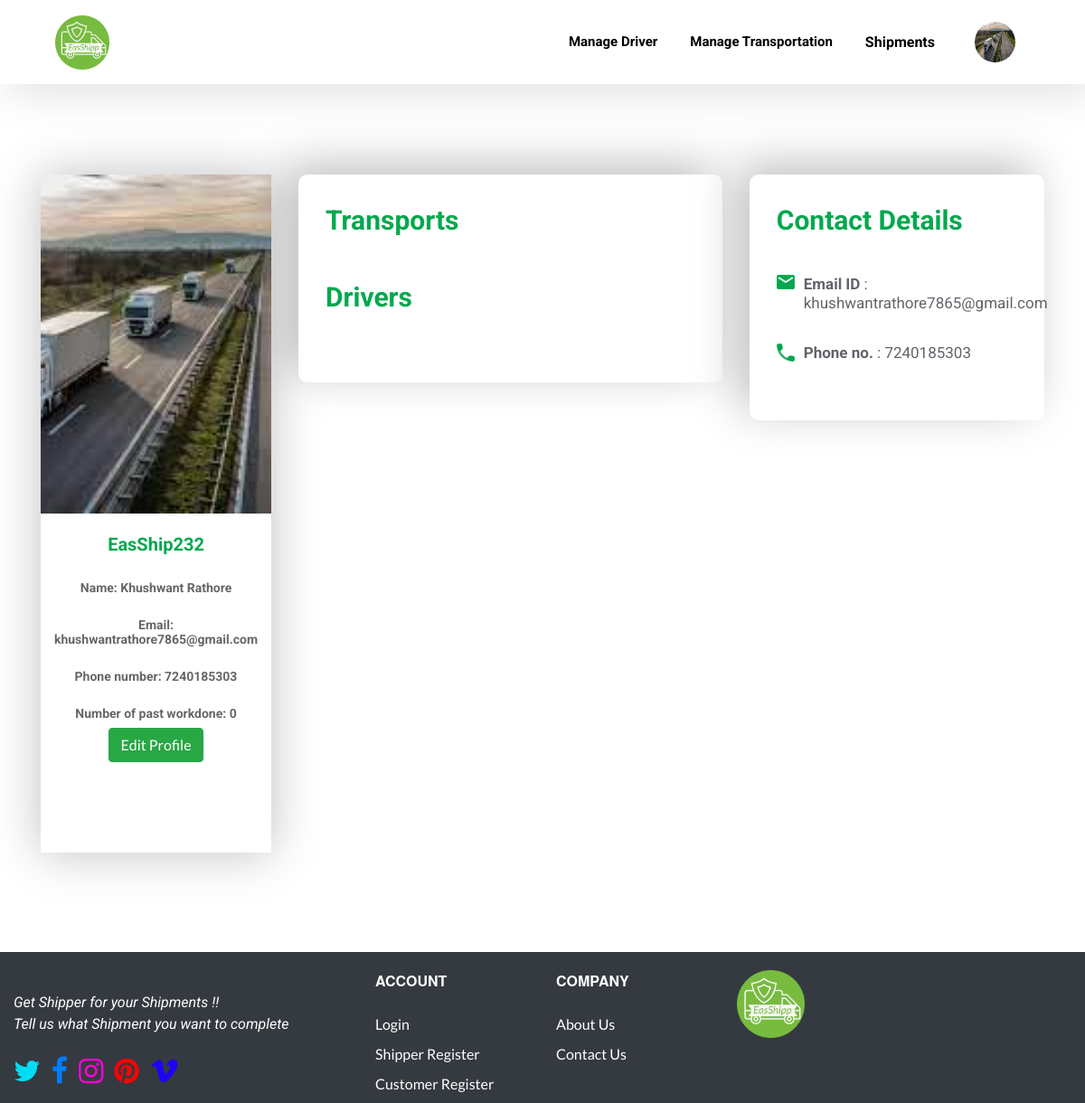
Screenshot of /partner_company/viewprofile/ (signed in) with the database file from the repository.
### PatnerCompany/models.py (models this page shows, shortened)
class Comp_profile(models.Model):
    comp = models.ForeignKey(patnerComp, on_delete=models.CASCADE)
    phone_regex = RegexValidator(regex=r'^\+?1?\d{9,15}$',
                                 message="Please enter valid phone number. Correct format is 91XXXXXXXX")
    phone = models.CharField(validators=[phone_regex], max_length=20, blank=True)
    company_type = models.CharField(max_length=250, blank=True, )
    company_name = models.CharField(max_length=250, blank=True, )
    company_logo = models.ImageField(blank=True, )

class patnerComp(models.Model):
    user = models.ForeignKey(User_custom, on_delete=models.CASCADE)
    created_on = models.DateTimeField(auto_now_add=True)
    is_email_verified = models.BooleanField(default=False)

### User/models.py (models this page shows)
class User_custom(AbstractUser, PermissionsMixin):
    email = models.EmailField(unique=True)
    user_name = models.CharField(max_length=150, unique=True)
    password = models.CharField(max_length=32)
    confirmpass = models.CharField(max_length=32, blank=True)
    is_company = models.BooleanField(default=False)
    is_customer = models.BooleanField(default=False)
    is_active = models.BooleanField(default=False)
    first_login = models.BooleanField(default=False)
    is_superuser = models.BooleanField(default=False)
    objects = CustomAccountManager()
    USERNAME_FIELD = 'user_name'
    REQUIRED_FIELDS = ['email']
    def __str__(self):
        return self.user_name

### PatnerCompany/views.py (the view)
# urls.py: path('viewprofile/', ProfileView, name='profile'),
@login_required(login_url='/')
def ProfileView(request):
        u = request.user
        c = patnerComp.objects.get(user=u)
        try:
            profile = Comp_profile.objects.get(comp=c)
        except Comp_profile.DoesNotExist:
            profile = None
        try:
            address = Comp_address.objects.get(comp=c)
        except Comp_address.DoesNotExist:
            address = None
        try:
            truck = comp_Transport.objects.filter(comp=c)
        except comp_Transport.DoesNotExist:
            truck = None
        try:
            driver = comp_drivers.objects.filter(comp=c)
        except comp_drivers.DoesNotExist:
            driver = None
        try:
            present_work = comp_PresentWork.objects.filter(comp=c)
        except comp_PresentWork.DoesNotExist:
            present_work = None
        try:
            past_work = comp_PastWork.objects.filter(comp=c)
        except comp_PastWork.DoesNotExist:
            past_work = None
        n= len(past_work)
        return render(request, 'partner_company/skills.html', {
            'c':c,
            "user": u,
            "profile": profile,
            "address": address,
            "present_work": present_work,
            "past_work": past_work,
            "truck": truck,
            "driver": driver,
            'n':n
        })

### templates/partner_company/skills.html (shortened to what this page needs)
{% load static %}
<!doctype html>
<html lang="en">
<head>
    <link rel="stylesheet" href="https://maxcdn.bootstrapcdn.com/bootstrap/4.0.0/css/bootstrap.min.css">
    <link rel="stylesheet" type="text/css" href=" {% static 'css/style_skills.css' %}">
	<link rel="stylesheet" href="https://cdnjs.cloudflare.com/ajax/libs/font-awesome/4.7.0/css/font-awesome.css"/>
  </head>
  <body>
	<header>
		<div class="container">
			<div class="row">
				<div class="col-md-12 col-12">
					<div class="top-navbar">
						<nav class="navbar navbar-expand-lg ">
  <a class="" href="{% url 'partner_company:partner_company_home' %}"><img src="{% static 'images/green.png' %} " width="60" height="60"></a>
  <div class="collapse navbar-collapse" id="navbarSupportedContent">
	<ul class="navbar-nav ml-auto">
	  <li class="nav-item">
          <a class="nav-link" href="{% url 'partner_company:ManageDriver' %}"><b>Manage Driver</b></a>
      </li>
        <li class="nav-item">
            <a class="nav-link" href="{% url 'partner_company:ManageTruck' %}"><b>Manage Transportation</b></a>
      </li>
        <li class="nav-item">
            <div class="dropdown"><button class="dropbtn nav-link" style="color:black;"><b>Shipments</b></button>
            </div></li>
         <li class="nav-item">
<div class="dropdown">
  <button class="dropbtn">{% if profile.company_logo %}<img src="{{profile.company_logo.url}}">{% else %}<img src="{% static 'images/profile/avatar.png' %}">{% endif %}</button>
</div>
         </li>
	 </ul>
  </div>
</nav>
					</div>
				</div>
			</div>
		</div>
	</header>
<section class="job-portal">
	<div class="container">
		<div class="row">
			<div class="col-md-3 col-12">
				<div class="job-left">
						<img src={{profile.company_logo.url}}>
					<div class="job-left-desc">
							<h2>{{profile.company_name }}</h2>
                            <h5>Name:
                            <span>{{c.user.first_name}} {{c.user.last_name}}</span>
                                    </h5>
								<h5>Email:
                            <span>{{c.user}}</span>
                                    </h5>
						 <h5>Phone number:
                            <span>{{profile.phone}}</span>
                                    </h5>
                            <h5>Number of past workdone:
                            <span>{{n}}</span>
                                    </h5>
							<a type="button" class="btn btn-success" href="{% url 'partner_company:ProfileEdit' %}">Edit Profile</a></div>
						</div>
			</div>
			<div class="col-md-9 col-12">
				<div class="row">
						<div class="col-md-7 col-12">
							<div class="skills-left">
								<h3>Transports</h3>
								<div class="skill-list">
								</div>
								<h3>Drivers</h3>
								<div class="skill-list second">
								</div>
							</div>
						</div>
						<div class="col-md-5 col-12">
							<div class="skills-right">
							  <h3>Contact Details</h3>
								<p><img src=" {% static 'images/mail.png' %}"> <span><b>Email ID</b> : {{user.email}}</span></p>
								<p><img src="{% static 'images/phone.png' %}"> <span><b>Phone no.</b> : {{profile.phone}}</span></p>
							</div>
						</div>
				</div>
</div>
</div>
</div>
</section>
<footer class="bg-dark " style="margin-top: 10px;">
                <div class="container" style="    max-inline-size: inherit;padding-top: 20px;">
                    <div class="row">
                        <div class="col-lg-4 col-md-6 mb-4 mb-lg-0"><img src="/static/images/" style=" " alt="" width="50" class="mb-3">
                            <p class="font-italic" style="color: white;">Get Shipper for your Shipments !!<br> Tell us what Shipment you want to complete</p>
                            <ul class="list-inline mt-4">
                                <li class="list-inline-item"><a href="#" target="_blank" title="twitter"><i style="font-size: xx-large;    color: #00ddf3;" class="fa fa-twitter"></i></a></li>
                                <li class="list-inline-item"><a href="#" target="_blank" title="facebook"><i style="font-size: xx-large;color: #007eff;" class="fa fa-facebook"></i></a></li>
                                <li class="list-inline-item"><a href="#" target="_blank" title="instagram"><i style="font-size: xx-large;color: #f704d9;" class="fa fa-instagram"></i></a></li>
                                <li class="list-inline-item"><a href="#" target="_blank" title="pinterest"><i style="font-size: xx-large;color: #f70404;" class="fa fa-pinterest"></i></a></li>
                                <li class="list-inline-item"><a href="#" target="_blank" title="vimeo"><i style="font-size: xx-large;color: #1e04f7;" class="fa fa-vimeo"></i></a></li>
                            </ul>
                        </div>
                        <div class="col-lg-2 col-md-6 mb-4 mb-lg-0">
                            <h6 class="text-uppercase font-weight-bold mb-4" style="color:white">Account</h6>
                            <ul class="list-unstyled mb-0">
                                <li class="mb-2"><a href="{% url 'user:Login' %}" class="text" style="color: white;">Login</a></li>
                                <li class="mb-2"><a href="{% url 'partner_company:partner_company/register' %}" class="text" style="color: white;">Shipper Register</a></li>
                                <li class="mb-2"><a href="{% url 'customer:customer/register' %}" class="text" style="color: white;">Customer Register</a></li>
                            </ul>
                        </div>
                        <div class="col-lg-2 col-md-6 mb-4 mb-lg-0">
                            <h6 class="text-uppercase font-weight-bold mb-4" style="color:white">Company</h6>
                            <ul class="list-unstyled mb-0">
                                <li class="mb-2"><a href="#" class="text" style="color: white;">About Us</a></li>
                                <li class="mb-2"><a href="#" class="text" style="color: white;">Contact Us</a></li>
                            </ul>
                        </div>
                        <div class="col-lg-4 col-md-6 mb-lg-0">
                            <img src="{% static 'images/green.png' %} " width="75" height="75">
                        </div>
                    </div>
                </div>
            </footer>
  </body>
</html>

### static/css/style_skills.css (style rules this page uses)
* { margin: 0; padding: 0; box-sizing: border-box; }
body { font-family: 'Roboto', sans-serif; color: #62646a; width: 100%; }
h1,h2,h3,h4,h5,h6 { font: 400 16px/24px "ProximaNova","Helvetica Neue",Helvetica,Arial,sans-serif; color: #222325; }
a { font-family: 'Lato', sans-serif; }
header { box-shadow: 10px 10px 50px 0px rgba(0, 0, 0, 0.12); }
header ul.navbar-nav li.nav-item a { font-size: 15px; line-height: 23.44px; font-weight: 500; font-family: 'Roboto'; color:#000; }
li.nav-item { margin-right: 20px; }
li.nav-item:last-child { margin-right: 0; }
li.nav-item img { width: 45px; height: 45px; border-radius: 50%; }
ul.navbar-nav { align-items: center; }
.job-portal { padding: 100px 0; }
.job-left img { width: 300px; height: 375px; object-fit: cover; max-width: 100%; }
.job-left-desc { text-align: center; }
.job-left-desc h2 { color: rgba(3, 168, 78, 1); font-family: Roboto; font-size: 20px; font-style: normal; font-weight: 700; line-height: 29px; letter-spacing: 0em; margin-top: 20px; }
.job-left-desc h5 { font-family: Roboto; font-size: 14px; font-style: normal; font-weight: 700; line-height: 16px; letter-spacing: 0em; color: rgba(0,0,0,0.6); margin-top: 25px; }
.job-left { background: rgba(255, 255, 255, 1); box-shadow: 0 1px 0px rgb(138 132 132 / 25%); box-shadow: 0 0px 50px 0px rgb(0 0 1 / 25%); }
.job-left-desc { padding-bottom: 100px; }
.skills-left h3 { font-family: Roboto; font-size: 30px; font-style: normal; font-weight: 700; line-height: 41px; letter-spacing: 0em; text-align: left; color: rgba(3, 168, 78, 1); padding-bottom: 20px; }
.skill-list { display: flex; }
.skills-left { box-shadow: 12px 12px 50px 0px rgba(138, 132, 132, 0.25); box-shadow: -12px -12px 50px 0px rgba(0, 0, 0, 0.25); background: #fff; padding: 30px; border-radius: 10px; }
.skills-right h3 { font-family: Roboto; font-size: 30px; font-style: normal; font-weight: 700; line-height: 41px; letter-spacing: 0em; text-align: left; color: rgba(3, 168, 78, 1); margin-bottom: 40px; }
.skills-right p { font-family: Roboto;font-size: 17px;font-style: normal;font-weight: 400;line-height: 21px;letter-spacing: 0em;text-align: left; }
.skills-right p img { width: 20px; margin-right: 10px; }
.skills-right { box-shadow: 12px 12px 50px 0px rgb(138 132 132 / 25%); box-shadow: -12px -12px 50px 0px rgb(0 0 0 / 25%); background: #fff; padding: 30px; border-radius: 10px; }
.skills-right p { display: flex; align-items: flex-start; }
.skills-right p { margin-bottom: 34px; }

### templates/partner_company/skills.html (style rules this page uses)
.dropbtn { background-color: #FFFFFF; color: white; padding: 16px; font-size: 16px; border: none; }
.dropdown { position: relative; display: inline-block; }

### rows the page displays
Comp_profile: company_logo (picture), company_name "EasShip232", phone "7240185303"
patnerComp: user.first_name "Khushwant", user.last_name "Rathore", user "khushwantrathore7865@gmail.com"
User_custom: email "khushwantrathore7865@gmail.com"

### other values shown
{{ n }} "0"
